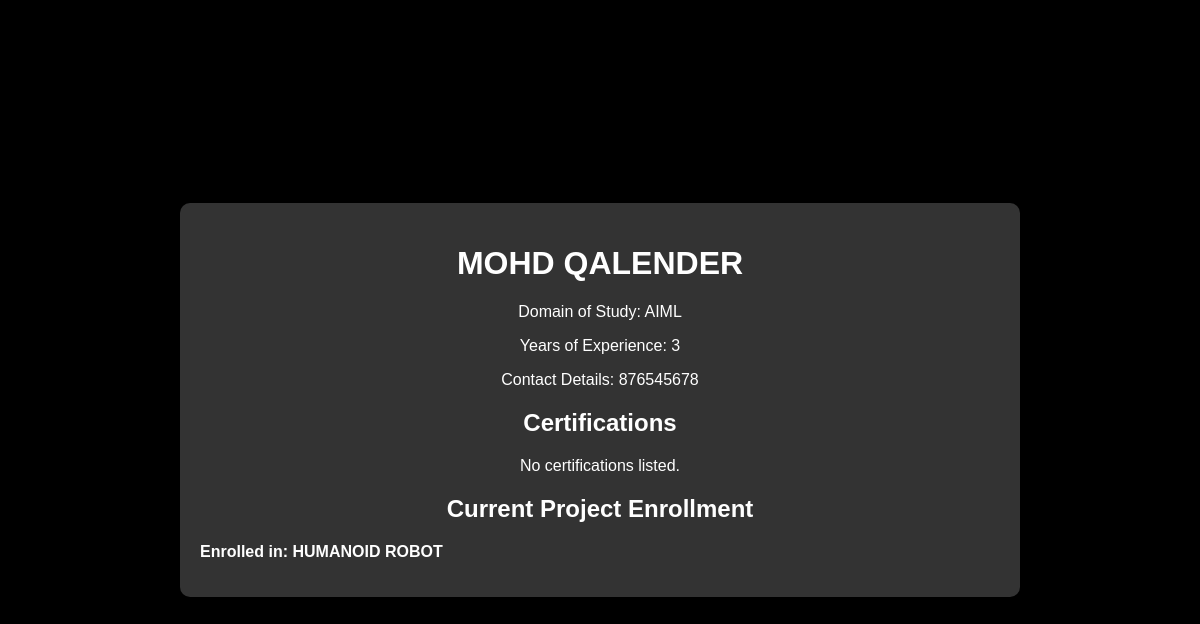
Screenshot of /staff/1/ with the database file from the repository.
### staff/models.py (models this page shows, shortened)
class Staff(models.Model):
    name = models.CharField(max_length=255)
    domain_of_study = models.CharField(max_length=255)
    years_of_experience = models.IntegerField()
    contact_details = models.CharField(max_length=255)
    current_project = models.CharField(max_length=255, blank=True, null=True)

### staff/views.py (the view)
# urls.py: path('<int:pk>/', views.staff_profile, name='staff_profile'),
def staff_profile(request, pk):
    staff = get_object_or_404(Staff, pk=pk)
    return render(request, 'staff/staff_profile.html', {'staff': staff})

### templates/staff/staff_profile.html (shortened to what this page needs)
<!DOCTYPE html>
<html lang="en">
<head>
</head>
<body>
    <div class="container">
        <h1>{{ staff.name }}</h1>
        <p>Domain of Study: {{ staff.domain_of_study }}</p>
        <p>Years of Experience: {{ staff.years_of_experience }}</p>
        <p>Contact Details: {{ staff.contact_details }}</p>
        <h2>Certifications</h2>
        {% if staff.certifications %}
            <div>
                {% for cert in staff.certifications %}
                    <div class="certification">
                        <a href="{{ cert.url }}" target="_blank">{{ cert.name }}</a>
                    </div>
                {% endfor %}
            </div>
        {% else %}
            <p>No certifications listed.</p>
        {% endif %}
        <h2>Current Project Enrollment</h2>
        <div class="enrollment">
            {% if staff.current_project %}
                <p>Enrolled in: {{ staff.current_project }}</p>
            {% else %}
                <p>Not currently enrolled in any project.</p>
            {% endif %}
        </div>
    </div>
</body>
</html>

### templates/staff/staff_profile.html (style rules this page uses)
body { font-family: Arial, sans-serif; background-color: black; color: white; margin: 0; padding: 0; display: flex; justify-content: center; align-items: center; height: 100vh; }
.container { width: 80%; max-width: 800px; padding: 20px; background-color: #333; border-radius: 10px; text-align: center; }
.enrollment { margin-top: 20px; text-align: left; }
.enrollment p { font-weight: bold; }

### rows the page displays
Staff: name "MOHD QALENDER", domain_of_study "AIML", years_of_experience "3", contact_details "876545678", current_project "HUMANOID ROBOT"
